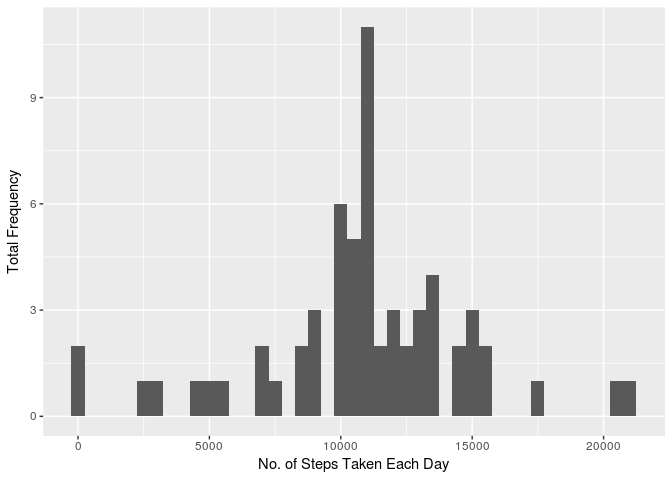

This chart was generated by the following R code:
imputedata<- data
imputedata$steps[which(is.na(data$steps))]<- as.vector(avg[as.character(data[which(is.na(data$steps)),3])])
stepseachday<- tapply(imputedata$steps, imputedata$date, sum, na.rm=TRUE)
qplot(stepseachday, xlab="No. of Steps Taken Each Day", ylab="Total Frequency", binwidth=500)
medianEachDayImputed<- median(stepseachday)
meanEachDayImputed<- mean(stepseachday)
